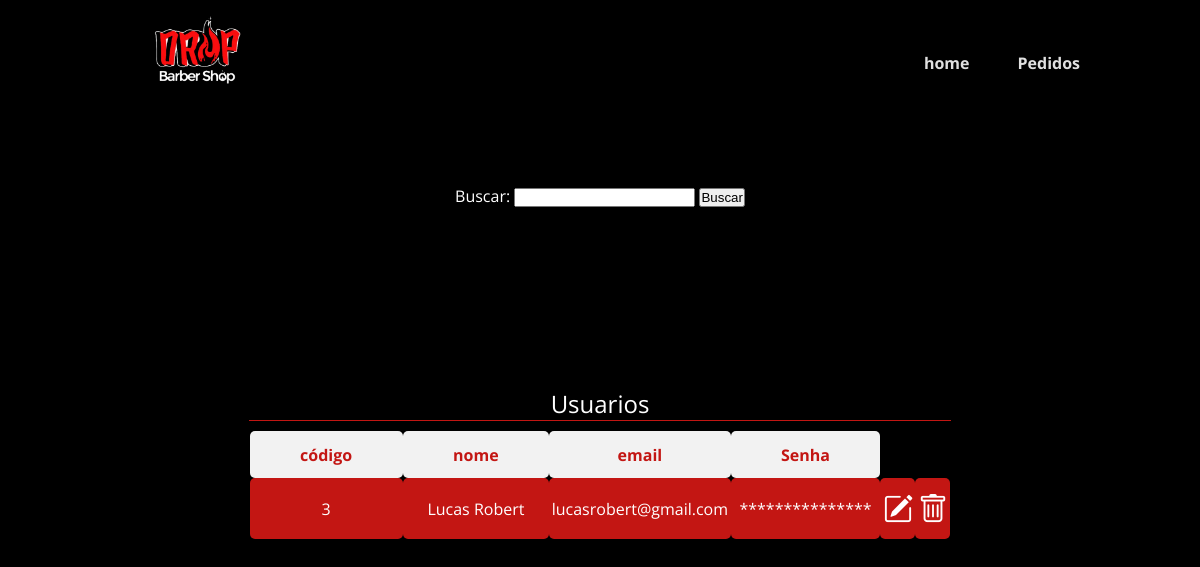
Page /administrador/lista_de_usu.php?busca=Lucas Robert (signed in) on the committed database.
### tables this page shows
CREATE TABLE `usuarios` (
  `codigo` int(11) NOT NULL,
  `nome` varchar(80) NOT NULL,
  `email` varchar(100) NOT NULL,
  `senha` varchar(64) NOT NULL
);

### administrador/lista_de_usu.php (the view, shortened to what this page needs)
<?php
    require '../persistencia/conexao.php';
    if(isset($_SESSION['admUser']) && !empty($_SESSION['admUser'])):
        if (isset($_GET['busca']) && !empty($_GET['busca'])) {
            $termo_busca = $_GET['busca'];
            $sql = "SELECT * FROM usuarios WHERE nome LIKE :termo OR email LIKE :termo OR codigo = :codigo";
            $stmt = $pdo->prepare($sql);
            $stmt->bindValue(':termo', "%$termo_busca%");
            $stmt->bindValue(':codigo', $termo_busca);
            $stmt->execute();
            $result = $stmt->fetchAll(PDO::FETCH_ASSOC);
        }else{
            $sql = "SELECT * FROM usuarios";
            $stmt = $pdo->prepare($sql);
            $stmt->execute();
            $result = $stmt->fetchAll(PDO::FETCH_ASSOC);
        }
?>
<!DOCTYPE html>
<html lang="pt-br">
<head>
    <link rel="stylesheet" href="estilo-pedidos.css">
    <link rel="stylesheet" href="https://use.fontawesome.com/releases/v5.8.2/css/all.css">
    <link rel="stylesheet" href="https://cdnjs.cloudflare.com/ajax/libs/font-awesome/6.2.1/css/all.min.css" />
    <link rel="stylesheet" href="https://cdn.jsdelivr.net/npm/bootstrap-icons@1.11.2/font/bootstrap-icons.min.css">
</head>
<body>
    <div class="header" id="header">
        <div class="interface">
                <div class="logotipo">
                    <img src="../img/logo.png" alt="logotipo">
                </div>
                <div class="navbar-hd" id="navbar-hd">
                    <a id="link" onclick="openSidebar()" href="homeadm.php">home</a>
                    <a id="link" onclick="openSidebar()" href="lista_de_pd.php">Pedidos</a>
                </div>
        </div>
    </div>
        <div class="buscar">
            <form method="GET" action="lista_de_usu.php">
                <label for="busca">Buscar:</label>
                <input type="text" id="busca" name="busca" oninput="buscarUsuarios()">
                <button type="submit">Buscar</button>
            </form>
        </div>
    <div class="container">
        <p>
        <?php
        if ($result) {
        ?>
             <table summary="Tabela de pedidos" border="1">
                 <caption>Usuarios</caption>
                 <thead>
                     <tr>
                         <th>código</th>
                         <th>nome</th>
                         <th>email</th>
                         <th>Senha</th>
                     </tr>
                 </thead>
                 <tbody>
                 <?php
                foreach ($result as $row) {
                    echo "<tr>";
                    echo "<td>{$row['codigo']}</td>";
                    echo "<td>{$row['nome']}</td>";
                    echo "<td>{$row['email']}</td>";
                    echo "<td>***************</td>";
                    echo "<td><button class='btn-clear'><a id='link' href='editar_usuario.php?codigo={$row['codigo']}'><i class='bi bi-pencil-square'></i></a></button></td>";
                    echo "<td><button class='btn-clear'><a id='link' href='processar_exclusao.php?codigo={$row['codigo']}'><i class='bi bi-trash'></i></a></button></td>";
                    echo "</tr>";
                }
                ?>
                 </tbody>
             </table>
             <?php
                } else {
                    echo "<p>Você ainda não tem horários agendados.</p>";
                }
             ?>
         </p>
        </div>
</body>
</html>
<?php else: header("Location: loginpageadm.php"); endif; ?>

### administrador/estilo-pedidos.css (style rules this page uses)
* { margin: 0; padding: 0; box-sizing: border-box; }
:root { --color-neutral-0: #0e0c0c; --color-neutral-10: #171717; --color-neutral-30: #a8a29e; --color-neutral-40: #f5f5f5; }
:root { --bg_color: #000000; --alt_color: #C31613; }
html { scroll-behavior: smooth; }
.interface { max-width: 1280px; margin: 0 auto; }
body { font-family: 'Open Sans', sans-serif; background-color: #000000; }
a { color: #e0e0e0; font-weight: bold; font-style: normal; text-decoration: none; display: inline-block; transform: .2s ease-in; position: relative; transition: all .5s ease; }
.header a::before { content: ' '; position: absolute; bottom: 0px; left: 0px; width: 0px; height: 2px; background-color: var(--alt_color); transition: all 1.5s ease; }
.header { background-color: #000000; padding: 0 10%; box-shadow: 2px 2px 2px 1px rgba(0, 0, 0, 0.064); }
.header > .interface { display: flex; flex-direction: row; align-items: center; justify-content: space-between; }
.navbar-hd { z-index: 2; display: flex; align-self: center; gap: 3rem; justify-content: space-between; }
.navbar-hd a { margin-bottom: -20px; }
#link { margin-top: 2px; }
.logotipo img { width: 155px; transform: none; transition: none; display: inline-block; float: none; -webkit-transform: translate3d(0, 0, 0); }
.container { padding: 10rem; display: flex; align-items: center; justify-content: center; }
table { width: 50%; border-collapse: collapse; margin-top: 20px; color: #fff; border: transparent; }
caption { font-size: 1.5em; margin-bottom: 10px; border-bottom: 1px solid #C31613; }
th { padding: 12px 50px; border-radius: 5px; }
td { padding: 12px 2px; }
tr { text-align: center; }
tr button { width: 100%; background: transparent; border: none; }
tr i { width: 100%; color: #fff; font-size: 30px; display: inherit; }
th { color: #C31613; background-color: #f2f2f2; }
td { background-color: #C31613; border-radius: 5px; transition: all 1s; }
.buscar { display: flex; align-items: center; justify-content: center; margin-top: 80px; color: #fff; }

### rows in the picture
usuarios: codigo "3", nome "Lucas Robert", email "lucasrobert@gmail.com"
